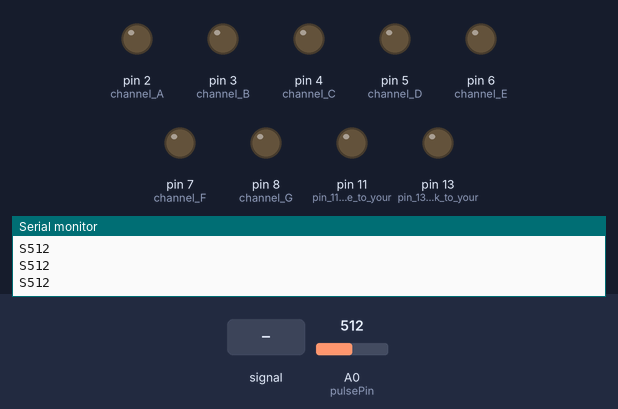
Simulated run of this sketch. Board: Arduino Uno, built with avr-gcc and run on an emulated ATmega328P. Shown: output pins drawn as LEDs (lit = HIGH), the last lines printed to the serial monitor. Dashed ring = blinking. Inputs (shaded band) come from the test bench; at power-on: A0 (pulsePin) = 512.

Above: at 1.2 s.
1.3 s: A0 (pulsePin) fed a 200 Hz sine of ±81 counts around its level
At 2.01 s:
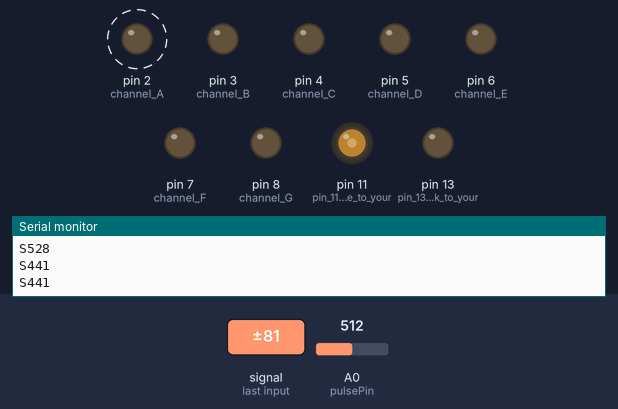
4.3 s: A0 (pulsePin) set to 530
At 5.7 s:
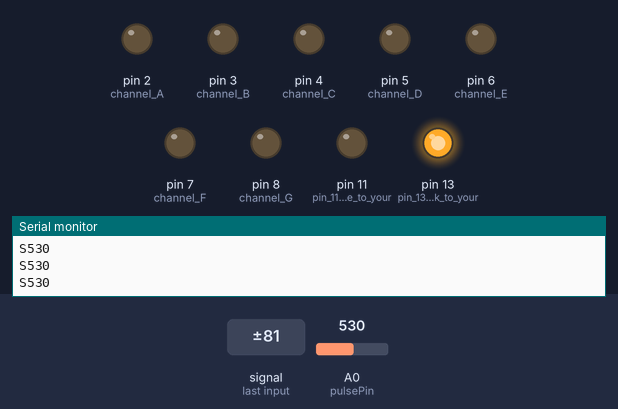
6.1 s: A0 (pulsePin) fed a 2 Hz sine of ±306 counts around its level
At 6.71 s:
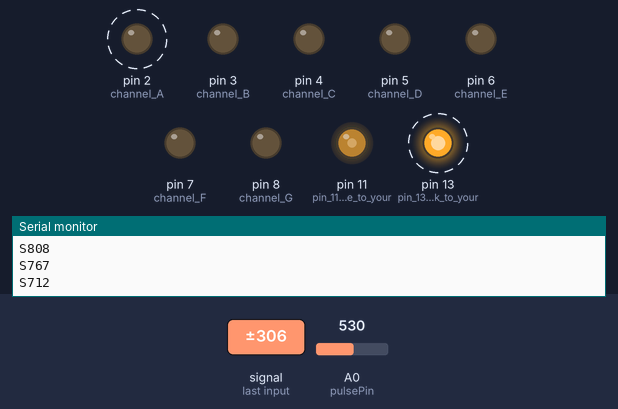
9.1 s: A0 (pulsePin) fed a 50 Hz sine of ±306 counts around its level
12.1 s: A0 (pulsePin) set to 716
At 12.26 s:
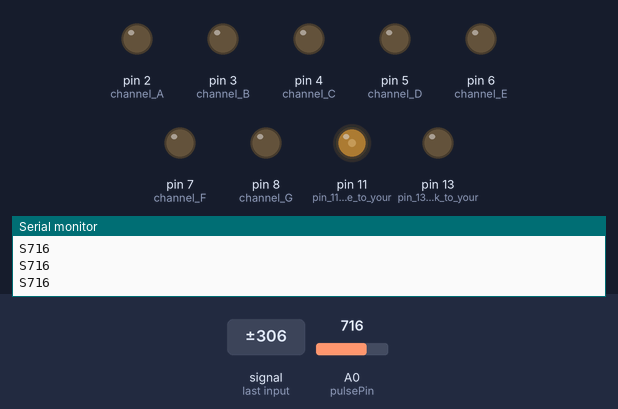
14.3 s: A0 (pulsePin) fed a 200 Hz sine of ±255 counts around its level
At 15.82 s:
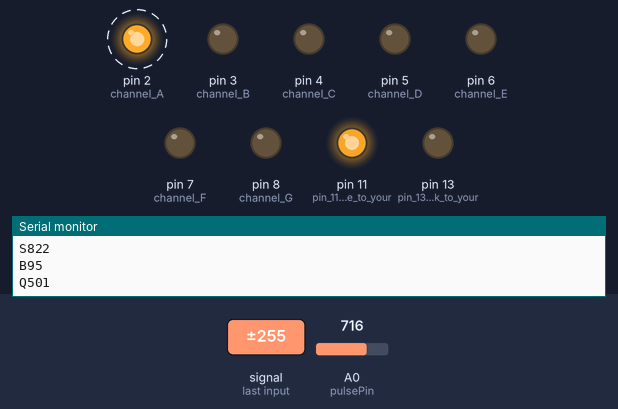
Timing chart, 0 to 18.3 s (numbered marks = the images above; inputs shaded):
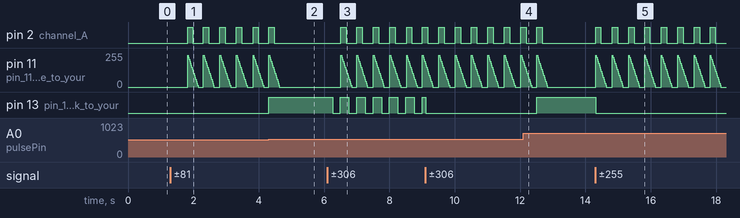

The sketch:

EL_Wire_Pulse_Sensor.ino
```cpp
/*
>> Pulse Sensor Amped <<
This code is for Pulse Sensor Amped by Joel Murphy and Yury Gitman
    www.pulsesensor.com
    >>> Pulse Sensor purple wire goes to Analog Pin 0 <<<
Pulse Sensor sample aquisition and processing happens in the background via Timer 1 interrupt. 1mS sample rate.
PWM on pins 9 and 10 will not work when using this code!
The following variables are automatically updated:
Pulse :     boolean that is true when a heartbeat is sensed then false in time with pin13 LED going out.
Signal :    int that holds the analog signal data straight from the sensor. updated every 1mS.
HRV  :      int that holds the time between the last two beats. 1mS resolution.
BPM  :      int that holds the heart rate value. derived every pulse from averaging previous 10 HRV values.
QS  :       boolean that is made true whenever Pulse is found and BPM is updated. User must reset.

This code is designed with output serial data to Processing sketch "PulseSensorAmped_Processing-xx"
The Processing sketch is a simple data visualizer.
All the work to find the heartbeat and determine the heartrate happens in the code below.
Pin 13 LED will blink with heartbeat.
It will also fade an LED on pin 11 with every beat. Put an LED and series resistor from pin 11 to GND

See the README for more information and known issues.
Code Version 0.1 by Joel Murphy & Yury Gitman  Summer 2012
*/


//  VARIABLES
int pulsePin = 0;          // pulse sensor purple wire connected to analog pin 0
int fadeRate = 0;          // used to fade LED on PWM pin 11

                                    // these are volatile because they are used during the interrupt!
volatile int BPM;                   // used to hold the pulse rate
volatile int Signal;                // holds the incoming raw data
volatile int HRV;                   // holds the time between beats
volatile boolean Pulse = false;     // true when pulse wave is high, false when it's low
volatile boolean QS = false;        // becomes true when pulse rate is determined. every 20 pulses


void setup(){
  pinMode(2, OUTPUT);  // channel A
  pinMode(3, OUTPUT);  // channel B
  pinMode(4, OUTPUT);  // channel C
  pinMode(5, OUTPUT);  // channel D
  pinMode(6, OUTPUT);  // channel E
  pinMode(7, OUTPUT);  // channel F
  pinMode(8, OUTPUT);  // channel G
  pinMode(13,OUTPUT);    // pin 13 will blink to your heartbeat!
  pinMode(11,OUTPUT);    // pin 11 will fade to your heartbeat!
  Serial.begin(115200);  // we agree to talk fast!
  interruptSetup();      // sets up to read Pulse Sensor signal every 1mS
   // UN-COMMENT THE NEXT LINE IF YOU ARE POWERING THE PulseSensor AT LOW VOLTAGE,
   // AND APPLY THAT VOLTAGE TO THE A-REF PIN
   //analogReference(EXTERNAL);
}


void loop(){

  sendDataToProcessing('S', Signal);   // send Processing the raw Pulse Sensor data

  if (QS == true){                     // Quantified Self flag is true when arduino finds a heartbeat
    fadeRate = 255;                    // Set 'fadeRate' Variable to 255 to fade LED with pulse
    sendDataToProcessing('B',BPM);     // send the time between beats with a 'B' prefix
    sendDataToProcessing('Q',HRV);     // send heart rate with a 'Q' prefix
    QS = false;                        // reset the Quantified Self flag for next time
   }

   ledFadeToBeat();

   delay(20);                          //  take a break

}


void ledFadeToBeat(){
  fadeRate -= 15;                         //  set LED fade value
  fadeRate = constrain(fadeRate,0,255);   //  keep LED fade value from going into negative numbers!
  analogWrite(2,fadeRate);               //  fade EL Wire
  analogWrite(11,fadeRate);               //  fade LED
}


void sendDataToProcessing(char symbol, int data ){
  Serial.print(symbol);      // symbol prefix tells Processing what type of data is coming
  Serial.println(data);      // the data to send
}
```

Interrupt.ino
```cpp
volatile int rate[10];                    // used to get running average of HRV values
volatile unsigned long lastBeatTime = 0;  // used to find the time between beats
volatile int sampleCounter;               // used to determine pulse timing
volatile int runningTotal;                // used to keep track of pulses
volatile boolean firstBeat = true;        // used to seed rate array so we startup with reasonable BPM
volatile boolean secondBeat = true;       // used to seed rate array so we startup with reasonable BPM


void interruptSetup(){

  // Initializes Timer1 to throw an interrupt every 1mS.
  TCCR1A = 0x00; // DISABLE OUTPUTS AND PWM ON DIGITAL PINS 9 & 10
  TCCR1B = 0x11; // GO INTO 'PHASE AND FREQUENCY CORRECT' MODE, NO PRESCALER
  TCCR1C = 0x00; // DON'T FORCE COMPARE
  TIMSK1 = 0x01; // ENABLE OVERFLOW INTERRUPT (TOIE1)
  ICR1 = 8000;   // TRIGGER TIMER INTERRUPT EVERY 1mS
  sei();         // MAKE SURE GLOBAL INTERRUPTS ARE ENABLED

}


// THIS IS THE TIMER 1 INTERRUPT SERVICE ROUTINE.
ISR(TIMER1_OVF_vect){ // triggered every time Timer 1 overflows
  // Timer 1 makes sure that we take a reading every milisecond
  Signal = analogRead(pulsePin);  // read the Pulse Sensor
  sampleCounter++;                // keep track of the time with this variable (ISR triggered every 1mS

  //  NOW IT'S TIME TO LOOK FOR THE HEART BEAT
  int H = sampleCounter-lastBeatTime;      // monitor the time since the last beat to avoid noise
  if ( (Signal > 520) && (Pulse == false) && (H > 500) ){
    // signal surges up in value every time there is a pulse
    Pulse = true;                       // set the Pulse flag when we think there is a pulse
    digitalWrite(13,HIGH);              // turn on pin 13 LED
    HRV = sampleCounter - lastBeatTime; // measure time between beats in mS
    lastBeatTime = sampleCounter;       // keep track of time for next pulse
    if(firstBeat){                      // if it's the first time we found a beat
      firstBeat = false;                // clear firstBeat flag
      return;                           // HRV value is unreliable so discard it
    }
    if(secondBeat){                     // if this is the second beat
      secondBeat = false;               // clear secondBeat flag
      for(int i=0; i<=9; i++){          // seed the running total to get a realisitic BPM at startup
        rate[i] = HRV;
      }
    }
    // keep a running total of the last 10 HRV values
    for(int i=0; i<=8; i++){
      rate[i] = rate[i+1];          // shift data in the rate array and drop the oldest HRV value
    }
  rate[9] = HRV;                    // add the latest HRV to the rate array
  runningTotal = 0;                 // clear the runningTotal variable
  for(int i=0; i<=9; i++){
    runningTotal += rate[i];        // add up the last 10 HRV values
  }
  runningTotal /= 10;               // average the last 10 HRV values
  BPM = 60000/runningTotal;         // how many beats can fit into a minute? that's BPM!
  QS = true;                        // set Quantified Self flag when beat is found and BPM gets updated.
  // QS FLAG IS NOT CLEARED INSIDE THIS ISR
  }


  if (Signal < 500 && Pulse == true){   // when the values are going down, it's the time between beats
    digitalWrite(13,LOW);               // turn off pin 13 LED
    Pulse = false;                      // reset the Pulse flag so we can do it again!
  }

}// end isr
```

Measured:
- after the input at 4.3 s, pin 2 (channel_A): goes on until 4.5 s, then stays LOW; pin 11 (pin_11_will_fade_to_your): goes on until 4.6 s, then stays 0/255; pin 13 (pin_13_will_blink_to_your): LOW → HIGH at once
- after the input at 12.1 s, pin 2 (channel_A): goes on until 12.7 s, then stays LOW; pin 11 (pin_11_will_fade_to_your): goes on until 12.8 s, then stays 0/255; pin 13 (pin_13_will_blink_to_your): goes on until 12.5 s, then stays HIGH
